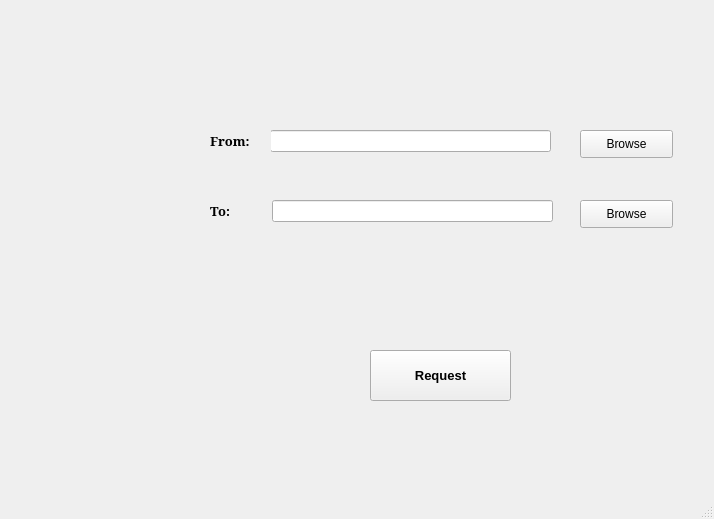
<?xml version="1.0" encoding="UTF-8"?>
<ui version="4.0">
 <class>MainWindow</class>
 <widget class="QMainWindow" name="MainWindow">
  <property name="geometry">
   <rect>
    <x>0</x>
    <y>0</y>
    <width>714</width>
    <height>519</height>
   </rect>
  </property>
  <property name="windowTitle">
   <string>MainWindow</string>
  </property>
  <widget class="QWidget" name="centralwidget">
   <widget class="QPushButton" name="Request">
    <property name="geometry">
     <rect>
      <x>370</x>
      <y>350</y>
      <width>141</width>
      <height>51</height>
     </rect>
    </property>
    <property name="font">
     <font>
      <family>MS Shell Dlg 2</family>
      <pointsize>10</pointsize>
      <weight>75</weight>
      <bold>true</bold>
     </font>
    </property>
    <property name="text">
     <string>Request</string>
    </property>
   </widget>
   <widget class="QLineEdit" name="lineEdit">
    <property name="geometry">
     <rect>
      <x>270</x>
      <y>130</y>
      <width>281</width>
      <height>22</height>
     </rect>
    </property>
   </widget>
   <widget class="QLabel" name="label_2">
    <property name="geometry">
     <rect>
      <x>210</x>
      <y>200</y>
      <width>61</width>
      <height>21</height>
     </rect>
    </property>
    <property name="font">
     <font>
      <family>Zar</family>
      <pointsize>10</pointsize>
      <weight>75</weight>
      <bold>true</bold>
     </font>
    </property>
    <property name="autoFillBackground">
     <bool>true</bool>
    </property>
    <property name="text">
     <string>To:</string>
    </property>
    <property name="alignment">
     <set>Qt::AlignLeading|Qt::AlignLeft|Qt::AlignVCenter</set>
    </property>
   </widget>
   <widget class="QLineEdit" name="lineEdit_2">
    <property name="geometry">
     <rect>
      <x>272</x>
      <y>200</y>
      <width>281</width>
      <height>22</height>
     </rect>
    </property>
   </widget>
   <widget class="QLabel" name="label1">
    <property name="geometry">
     <rect>
      <x>210</x>
      <y>130</y>
      <width>61</width>
      <height>21</height>
     </rect>
    </property>
    <property name="font">
     <font>
      <family>Zar</family>
      <pointsize>10</pointsize>
      <weight>75</weight>
      <bold>true</bold>
     </font>
    </property>
    <property name="autoFillBackground">
     <bool>true</bool>
    </property>
    <property name="text">
     <string>From:</string>
    </property>
    <property name="alignment">
     <set>Qt::AlignLeading|Qt::AlignLeft|Qt::AlignVCenter</set>
    </property>
   </widget>
   <widget class="QPushButton" name="Browse1">
    <property name="geometry">
     <rect>
      <x>580</x>
      <y>130</y>
      <width>93</width>
      <height>28</height>
     </rect>
    </property>
    <property name="font">
     <font>
      <pointsize>9</pointsize>
      <weight>50</weight>
      <bold>false</bold>
     </font>
    </property>
    <property name="text">
     <string>Browse</string>
    </property>
   </widget>
   <widget class="QPushButton" name="Browse2">
    <property name="geometry">
     <rect>
      <x>580</x>
      <y>200</y>
      <width>93</width>
      <height>28</height>
     </rect>
    </property>
    <property name="font">
     <font>
      <pointsize>9</pointsize>
     </font>
    </property>
    <property name="text">
     <string>Browse</string>
    </property>
   </widget>
  </widget>
  <widget class="QStatusBar" name="statusbar"/>
 </widget>
 <resources/>
 <connections/>
</ui>
